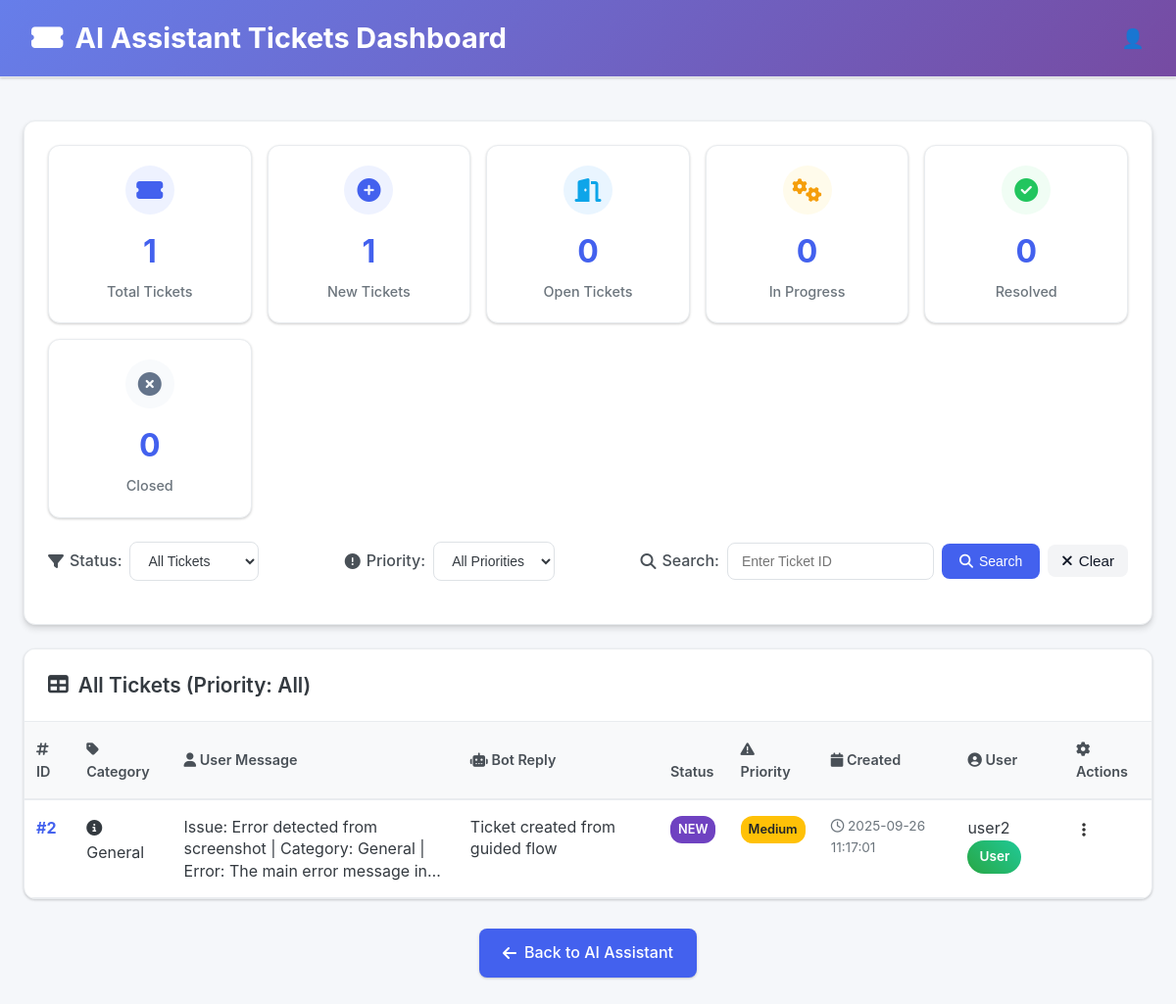
/tickets (signed in), run on the app's committed database.
### tables this page shows
CREATE TABLE tickets (
        id INTEGER PRIMARY KEY AUTOINCREMENT,
        user_id INTEGER NOT NULL,
        user_message TEXT NOT NULL,
        bot_reply TEXT,
        status TEXT DEFAULT 'New',
        ticket_type TEXT DEFAULT 'General',
        priority TEXT DEFAULT 'Medium',
        assigned_to INTEGER,  -- NEW: Staff member assigned to this ticket
        screenshot TEXT,
        created_at TIMESTAMP DEFAULT CURRENT_TIMESTAMP,
        updated_at TIMESTAMP DEFAULT CURRENT_TIMESTAMP,
        FOREIGN KEY(user_id) REFERENCES users(id),
        FOREIGN KEY(assigned_to) REFERENCES users(id)
    );

CREATE TABLE users (
        id INTEGER PRIMARY KEY AUTOINCREMENT,
        username TEXT NOT NULL UNIQUE,
        password TEXT NOT NULL,
        role TEXT NOT NULL CHECK(role IN ('User', 'Staff', 'Admin')),
        created_at TIMESTAMP DEFAULT CURRENT_TIMESTAMP
    );

### app.py (the view)
@app.route("/tickets")
@login_required
def tickets_view():
    try:
        filter_status = request.args.get("status", "All")
        filter_priority = request.args.get("priority", "All")
        filter_assigned = request.args.get("assigned", "All")
        user_id = None
        assigned_to = None
        if current_user.role == "User":
            user_id = current_user.id
        elif current_user.role == "Staff":
            assigned_to = current_user.id
        elif current_user.role == "Admin":
            if filter_assigned == "unassigned":
                assigned_to = "unassigned"
            elif filter_assigned != "All" and filter_assigned.isdigit():
                assigned_to = int(filter_assigned)
        if filter_status.lower() == "all":
            filter_status = "All"
        if filter_priority.lower() == "all":
            filter_priority = "All"
        logger.info(f"Fetching tickets for user: {current_user.username}, role: {current_user.role}, "
                    f"filter_status: {filter_status}, filter_priority: {filter_priority}, "
                    f"filter_assigned: {filter_assigned}, user_id: {user_id}, assigned_to: {assigned_to}")
        tickets = get_filtered_tickets(
            user_id=user_id,
            status=filter_status if filter_status != "All" else None,
            priority=filter_priority if filter_priority != "All" else None,
            assigned_to=assigned_to
        )
        staff_members = get_all_staff_members() if current_user.role == "Admin" else []
        logger.info(f"Retrieved {len(tickets)} tickets")
        return render_template("tickets.html",
                             tickets=tickets,
                             filter_status=filter_status,
                             filter_priority=filter_priority,
                             filter_assigned=filter_assigned,
                             staff_members=staff_members)
    except Exception as e:
        logger.error(f"Error in tickets endpoint: {e}")
        return render_template("tickets.html",
                             tickets=[],
                             filter_status="All",
                             filter_priority="All",
                             filter_assigned="All",
                             staff_members=[],
                             error=f"Error loading tickets: {str(e)}")

### templates/tickets.html (shortened to what this page needs)
<!DOCTYPE html>
<html lang="en">
<head>
    <link rel="stylesheet" href="https://cdnjs.cloudflare.com/ajax/libs/font-awesome/6.4.0/css/all.min.css">
    <link rel="stylesheet" href="{{ url_for('static', filename='tickets.css') }}">
</head>
<body>
    <header>
        <h1><i class="fas fa-ticket-alt"></i> AI Assistant Tickets Dashboard</h1>
        <div class="user-menu">
            <div class="user-icon" onclick="toggleDropdown()">👤</div>
        </div>
    </header>
    <div class="container">
        <div class="dashboard-header">
            <div class="stats">
                <div class="stat-card">
                    <div class="stat-icon">
                        <i class="fas fa-ticket-alt"></i>
                    </div>
                    <div class="stat-number">{{ tickets|length }}</div>
                    <div class="stat-label">Total Tickets</div>
                </div>
                <div class="stat-card">
                    <div class="stat-icon" style="background: #eef2ff; color: #4361ee;">
                        <i class="fas fa-plus-circle"></i>
                    </div>
                    <div class="stat-number">{% set new_count = tickets|selectattr('status', 'equalto',
                        'New')|list|length %}{{ new_count }}</div>
                    <div class="stat-label">New Tickets</div>
                </div>
                <div class="stat-card">
                    <div class="stat-icon" style="background: #e9f5ff; color: #0ea5e9;">
                        <i class="fas fa-door-open"></i>
                    </div>
                    <div class="stat-number">{% set open_count = tickets|selectattr('status', 'equalto',
                        'Open')|list|length %}{{ open_count }}</div>
                    <div class="stat-label">Open Tickets</div>
                </div>
                <div class="stat-card">
                    <div class="stat-icon" style="background: #fffbeb; color: #f59e0b;">
                        <i class="fas fa-cogs"></i>
                    </div>
                    <div class="stat-number">{% set in_progress_count = tickets|selectattr('status', 'equalto', 'In
                        Progress')|list|length %}{{ in_progress_count }}</div>
                    <div class="stat-label">In Progress</div>
                </div>
                <div class="stat-card">
                    <div class="stat-icon" style="background: #f0fdf4; color: #22c55e;">
                        <i class="fas fa-check-circle"></i>
                    </div>
                    <div class="stat-number">{% set resolved_count = tickets|selectattr('status', 'equalto',
                        'Resolved')|list|length %}{{ resolved_count }}</div>
                    <div class="stat-label">Resolved</div>
                </div>
                <div class="stat-card">
                    <div class="stat-icon" style="background: #f8fafc; color: #64748b;">
                        <i class="fas fa-times-circle"></i>
                    </div>
                    <div class="stat-number">{% set closed_count = tickets|selectattr('status', 'equalto',
                        'Closed')|list|length %}{{ closed_count }}</div>
                    <div class="stat-label">Closed</div>
                </div>
            </div>
            <div class="controls">
                <div class="control-group">
                    <label for="statusFilter"><i class="fas fa-filter"></i> Status:</label>
                    <select id="statusFilter" onchange="applyFilters()">
                        <option value="All" {% if filter_status=='All' %}selected{% endif %}>All Tickets</option>
                    </select>
                </div>
                <div class="control-group">
                    <label for="priorityFilter"><i class="fas fa-exclamation-circle"></i> Priority:</label>
                    <select id="priorityFilter" onchange="applyFilters()">
                        <option value="All" {% if filter_priority=='All' %}selected{% endif %}>All Priorities</option>
                    </select>
                </div>
                <div class="control-group">
                    <label for="searchId"><i class="fas fa-search"></i> Search:</label>
                    <input type="number" id="searchId" placeholder="Enter Ticket ID" />
                    <button onclick="searchTicket()"><i class="fas fa-search"></i> Search</button>
                    <button onclick="clearSearch()" class="btn-secondary"><i class="fas fa-times"></i> Clear</button>
                </div>
            </div>
        </div>
        <div class="table-wrapper">
            {% if tickets %}
            <div class="table-header">
                <h3><i class="fas fa-table"></i>
                    {% if filter_status == 'All' %}All Tickets{% else %}{{ filter_status }} Tickets{% endif %}
                    (Priority: {{ filter_priority }})
                </h3>
            </div>
            <table id="tickets-table">
                <thead>
                    <tr>
                        <th><i class="fas fa-hashtag"></i> ID</th>
                        <th><i class="fas fa-tag"></i> Category</th>
                        <th><i class="fas fa-user"></i> User Message</th>
                        <th><i class="fas fa-robot"></i> Bot Reply</th>
                        <th> Status</th>
                        <th><i class="fas fa-exclamation-triangle"></i> Priority</th>
                        <th><i class="fas fa-calendar"></i> Created</th>
                        <th><i class="fas fa-user-circle"></i> User</th>
                        <th><i class="fas fa-cog"></i> Actions</th>
                    </tr>
                </thead>
                <tbody>
                    {% for ticket in tickets %}
                    <tr data-ticket-id="{{ ticket.id }}">
                        <td class="ticket-id">#{{ ticket.id }}</td>
                        <td>
                            {% if current_user.role in ["Staff", "Admin"] %}
                            <select class="category-dropdown" onchange="updateCategory({{ ticket.id }}, this.value)">
                                <option value="Network" {% if ticket.ticket_type=='Network' %}selected{% endif %}>
                                    Network</option>
                                <option value="Hardware" {% if ticket.ticket_type=='Hardware' %}selected{% endif %}>
                                    Hardware</option>
                                <option value="Software" {% if ticket.ticket_type=='Software' %}selected{% endif %}>
                                    Software</option>
                                <option value="Access" {% if ticket.ticket_type=='Access' %}selected{% endif %}>Access
                                </option>
                                <option value="Security" {% if ticket.ticket_type=='Security' %}selected{% endif %}>
                                    Security</option>
                                <option value="Email/Communication" {% if ticket.ticket_type=='Email/Communication'
                                    %}selected{% endif %}>Email/Communication</option>
                                <option value="Accounts/HR" {% if ticket.ticket_type=='Accounts/HR' %}selected{% endif
                                    %}>Accounts/HR</option>
                                <option value="General" {% if ticket.ticket_type=='General' %}selected{% endif %}>
                                    General</option>
                            </select>
                            {% else %}
                            <span class="category-badge category-{{ (ticket.ticket_type or 'general')|lower }}">
                                {% if ticket.ticket_type == 'Network' %}
                                <i class="fas fa-wifi"></i> Network
                                {% elif ticket.ticket_type == 'Hardware' %}
                                <i class="fas fa-desktop"></i> Hardware
                                {% elif ticket.ticket_type == 'Software' %}
                                <i class="fas fa-cogs"></i> Software
                                {% elif ticket.ticket_type == 'Access' %}
                                <i class="fas fa-lock"></i> Access
                                {% elif ticket.ticket_type == 'Security' %}
                                <i class="fas fa-shield-alt"></i> Security
                                {% elif ticket.ticket_type == 'Email/Communication' %}
                                <i class="fas fa-envelope"></i> Email/Comm
                                {% elif ticket.ticket_type == 'Accounts/HR' %}
                                <i class="fas fa-users"></i> Accounts/HR
                                {% else %}
                                <i class="fas fa-info-circle"></i> General
                                {% endif %}
                            </span>
                            {% endif %}
                        </td>
                        <td class="message-cell">
                            <div class="message-preview">{{ ticket.user_message }}</div>
                        </td>
                        <td class="message-cell">
                            <div class="message-preview">{{ ticket.bot_reply }}</div>
                        </td>
                        <td>
                            {% if current_user.role in ["Staff", "Admin"] %}
                            <select class="status-dropdown" onchange="updateStatus({{ ticket.id }}, this.value)" {% if
                                ticket.status in ["Closed", "Cancelled"] %}disabled{% endif %}>
                                <option value="New" {% if ticket.status=='New' %}selected{% endif %}>➕ New</option>
                                <option value="Open" {% if ticket.status=='Open' %}selected{% endif %}>🔓 Open</option>
                                <option value="In Progress" {% if ticket.status=='In Progress' %}selected{% endif %}>⚙️
                                    In Progress</option>
                                <option value="Resolved" {% if ticket.status=='Resolved' %}selected{% endif %}>✅
                                    Resolved</option>
                                <option value="Closed" {% if ticket.status=='Closed' %}selected{% endif %}>❌ Closed
                                </option>
                                <option value="Cancelled" {% if ticket.status=='Cancelled' %}selected{% endif %}>🚫
                                    Cancelled</option>
                            </select>
                            {% else %}
                            <span class="status-badge status-{{ ticket.status.lower().replace(' ', '-') }}">
                                {{ ticket.status }}
                            </span>
                            {% endif %}
                        </td>
                        <td>
                            {% if current_user.role == "Admin" %}
                            <select class="priority-dropdown" onchange="updatePriority({{ ticket.id }}, this.value)">
                                <option value="Low" {% if ticket.priority=='Low' %}selected{% endif %}>⬇️ Low</option>
                                <option value="Medium" {% if ticket.priority=='Medium' %}selected{% endif %}>➖ Medium
                                </option>
                                <option value="High" {% if ticket.priority=='High' %}selected{% endif %}>⬆️ High
                                </option>
                            </select>
                            {% else %}
                            <span class="priority-badge priority-{{ ticket.priority.lower() }}">
                                {{ ticket.priority }}
                            </span>
                            {% endif %}
                        </td>
                        <td class="timestamp"><i class="far fa-clock"></i> {{ ticket.created_at or 'N/A' }}</td>
                        <td>
                            {{ ticket.username }}
                            {% if ticket.role == "Admin" %}
                            <span class="role-badge role-admin">Admin</span>
                            {% elif ticket.role == "Staff" %}
                            <span class="role-badge role-staff">Staff</span>
                            {% else %}
                            <span class="role-badge role-user">User</span>
                            {% endif %}
                        </td>
                        <td>
                            <div class="ticket-action-menu">
                                <button onclick="toggleActionMenu({{ ticket.id }})" class="action-dots-btn">
                                    <i class="fas fa-ellipsis-v"></i>
                                </button>
                            </div>
                        </td>
                    </tr>
                    {% endfor %}
                </tbody>
            </table>
            {% endif %}
        </div>
        {% if current_user.role == "User" %}
        <div class="navigation">
            <a href="/" class="nav-link">
                <i class="fas fa-arrow-left"></i> Back to AI Assistant
            </a>
        </div>
        {% endif %}
    </div>
</body>
</html>

### data on the page
tickets: id "2", ticket_type "General" (drawn), user_message "Issue: Error detected from screenshot | Category: General | Error: The main error message…", bot_reply "Ticket created from guided flow", status "NEW", priority "Medium", created_at "2025-09-26 11:17:01", username "user2"

### other printed values
{{ tickets|length }} "1"
{{ new_count }} "1"
{{ open_count }} "0"
{{ in_progress_count }} "0"
{{ resolved_count }} "0"
{{ closed_count }} "0"
{{ filter_priority }} "All"
